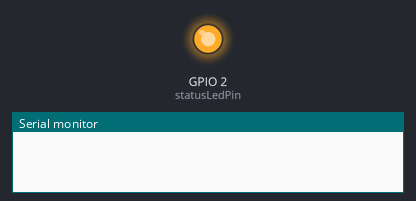
A program run on a simulated ESP32. Shown: output pins drawn as LEDs (lit = HIGH), the last lines printed to the serial monitor. WiFi joins after 1.5 s; servers stay silent unless stated; random numbers use the default seed unless the program sets one; no MQTT or app messages arrive unless stated.

Above: at 0.3 s.
At 1.6 s:
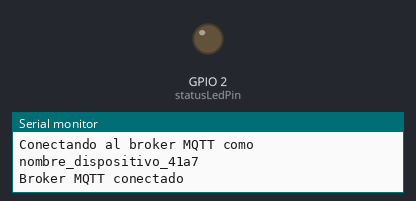
Timing chart, 0 to 3.1 s (numbered marks = the images above):
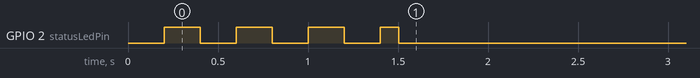

The program:

main.cpp
```cpp
/*
 *  Programa para enviar mensajes MQTT con el ESP32
 *  Autor: Luis Ángel Cruz Díaz
 *  Fecha: 15 de Diciembre de 2023
 *
 *  Se requiere de la librería WiFi.h, WiFiManager.h, DNSServer.h, WebServer.h, PubSubClient.h, WiFiClientSecure.h y Ticker.h
 *
 *  El siguiente código crea un punto de acceso WiFi temporal en caso de que no se haya
 *  configurado una red WiFi previamente. A continuación, el usuario debe conectarse a
 *  esta red temporal e ingresar las credenciales de la red WiFi a la que desea conectar
 *  el ESP32. Una vez que el ESP32 se haya conectado a la red WiFi seleccionada, se podrá
 *  enviar mensajes MQTT al broker MQTT configurado en el código.
 *
 *  El broker MQTT de EMQX es un broker público y gratuito, por lo que no se requiere
 *  de un usuario y contraseña para conectarse, sin embargo, se requiere de un certificado
 *  de seguridad para la conexión, el certificado se encuentra en la variable ca_cert.
 */

#include <Arduino.h>
#include <WiFi.h>
#include <WiFiManager.h>
#include <DNSServer.h>
#include <WebServer.h>
#include <PubSubClient.h>
#include <WiFiClientSecure.h>
#include <Ticker.h>

Ticker timer;                                   // Objeto para manejar el tiempo no bloqueante

int statusLedPin = 2;                           // Led integrado en el ESP32
unsigned int msgTime = 5000;                    // Modificar el tiempo de envío de mensajes

// Variables de configuración de MQTT
const char *mqtt_broker = "broker.emqx.io";     // Remplazar con la dirección de tu broker MQTT
const char *mqtt_topic = "tema/tema";           // Remplazar con el topic de tu broker MQTT
const char *device_name = "nombre_dispositivo"; // Remplazar con el nombre de tu dispositivo
const char *mqtt_password = "public";
const int mqtt_port = 8883;

WiFiClientSecure esp_client;
PubSubClient mqtt_client(esp_client);

const char *ca_cert = R"EOF(
-----BEGIN CERTIFICATE-----
MIIDrzCCApegAwIBAgIQCDvgVpBCRrGhdWrJWZHHSjANBgkqhkiG9w0BAQUFADBh
MQswCQYDVQQGEwJVUzEVMBMGA1UEChMMRGlnaUNlcnQgSW5jMRkwFwYDVQQLExB3
d3cuZGlnaWNlcnQuY29tMSAwHgYDVQQDExdEaWdpQ2VydCBHbG9iYWwgUm9vdCBD
QTAeFw0wNjExMTAwMDAwMDBaFw0zMTExMTAwMDAwMDBaMGExCzAJBgNVBAYTAlVT
MRUwEwYDVQQKEwxEaWdpQ2VydCBJbmMxGTAXBgNVBAsTEHd3dy5kaWdpY2VydC5j
b20xIDAeBgNVBAMTF0RpZ2lDZXJ0IEdsb2JhbCBSb290IENBMIIBIjANBgkqhkiG
9w0BAQEFAAOCAQ8AMIIBCgKCAQEA4jvhEXLeqKTTo1eqUKKPC3eQyaKl7hLOllsB
CSDMAZOnTjC3U/dDxGkAV53ijSLdhwZAAIEJzs4bg7/fzTtxRuLWZscFs3YnFo97
nh6Vfe63SKMI2tavegw5BmV/Sl0fvBf4q77uKNd0f3p4mVmFaG5cIzJLv07A6Fpt
43C/dxC//AH2hdmoRBBYMql1GNXRor5H4idq9Joz+EkIYIvUX7Q6hL+hqkpMfT7P
T19sdl6gSzeRntwi5m3OFBqOasv+zbMUZBfHWymeMr/y7vrTC0LUq7dBMtoM1O/4
gdW7jVg/tRvoSSiicNoxBN33shbyTApOB6jtSj1etX+jkMOvJwIDAQABo2MwYTAO
BgNVHQ8BAf8EBAMCAYYwDwYDVR0TAQH/BAUwAwEB/zAdBgNVHQ4EFgQUA95QNVbR
TLtm8KPiGxvDl7I90VUwHwYDVR0jBBgwFoAUA95QNVbRTLtm8KPiGxvDl7I90VUw
DQYJKoZIhvcNAQEFBQADggEBAMucN6pIExIK+t1EnE9SsPTfrgT1eXkIoyQY/Esr
hMAtudXH/vTBH1jLuG2cenTnmCmrEbXjcKChzUyImZOMkXDiqw8cvpOp/2PV5Adg
06O/nVsJ8dWO41P0jmP6P6fbtGbfYmbW0W5BjfIttep3Sp+dWOIrWcBAI+0tKIJF
PnlUkiaY4IBIqDfv8NZ5YBberOgOzW6sRBc4L0na4UU+Krk2U886UAb3LujEV0ls
YSEY1QSteDwsOoBrp+uvFRTp2InBuThs4pFsiv9kuXclVzDAGySj4dzp30d8tbQk
CAUw7C29C79Fv1C5qfPrmAESrciIxpg0X40KPMbp1ZWVbd4=
-----END CERTIFICATE-----
)EOF";

void connectToMQTT() {
    while (!mqtt_client.connected()) {
        String clientId = String(device_name);
        clientId += "_" + String(random(0xffff), HEX);
        Serial.println("Conectando al broker MQTT como " + String(clientId.c_str()));
        if (mqtt_client.connect(clientId.c_str(), device_name, mqtt_password)) {
            Serial.println("Broker MQTT conectado");
            mqtt_client.subscribe(mqtt_topic);
        } else {
            Serial.print("Error al conectar al broker MQTT:: Estado:");
            Serial.print(mqtt_client.state());
            Serial.println("Intentando de nuevo en 5 segundos");
            delay(5000);
        }
    }
}

void enviarJSON(){
    String json = "{\"id\":\""+ String(device_name) + "\",\"temp\":"+ String(25.4) + ",\"hum\":"+String(60)+"}";
    // Serial.println(json); ¡
    int str_len = json.length() + 1;            // Calcula la longitud del string
    char char_array[str_len];                   // Crea un array de char con la longitud calculada
    json.toCharArray(char_array, str_len);      // Convierte el string a un array de char
    mqtt_client.publish(mqtt_topic, char_array);// Publica el mensaje en el topic
}

// Función para el parpadeo del led
void parpadeo() {
    int estado = digitalRead(statusLedPin);
    digitalWrite(statusLedPin, !estado);
}

void setup() {
    Serial.begin(115200);
    pinMode(statusLedPin, OUTPUT);
    timer.attach(0.2, parpadeo);            // Configura el tiempo de las interrupciones para el parpadeo del led
    WiFiManager wifiManager;                // Inicialización de la conexión a la red WiFi
    //wifiManager.resetSettings();          // Descomenta esta línea si quieres resetear la configuración de WiFi
    // Conexión a la red WiFi
    if (!wifiManager.autoConnect("ESP32_temporal", "12345678")) {
        Serial.println("Fallo en la conexión (timeout)");
        ESP.restart();                      // Reinicia el ESP32
        delay(1000);
    }
    timer.detach();                         // Detiene el parpadeo del led
    digitalWrite(statusLedPin, LOW);
    Serial.println("Conectado a WiFi");
    Serial.print("Dirección IP: ");
    Serial.println(WiFi.localIP());
    esp_client.setCACert(ca_cert);          // Configura el certificado de seguridad
    mqtt_client.setServer(mqtt_broker, mqtt_port);  // Configura el broker MQTT
    mqtt_client.setKeepAlive(60);           // Configura el tiempo de espera
    connectToMQTT();                        // Conecta al broker MQTT
    timer.attach_ms(msgTime, enviarJSON);   // Configura el tiempo de las interrupciones
}

void loop() {
    if(!mqtt_client.connected()){
        connectToMQTT();
    }else{
        mqtt_client.loop();
    }
}
```
